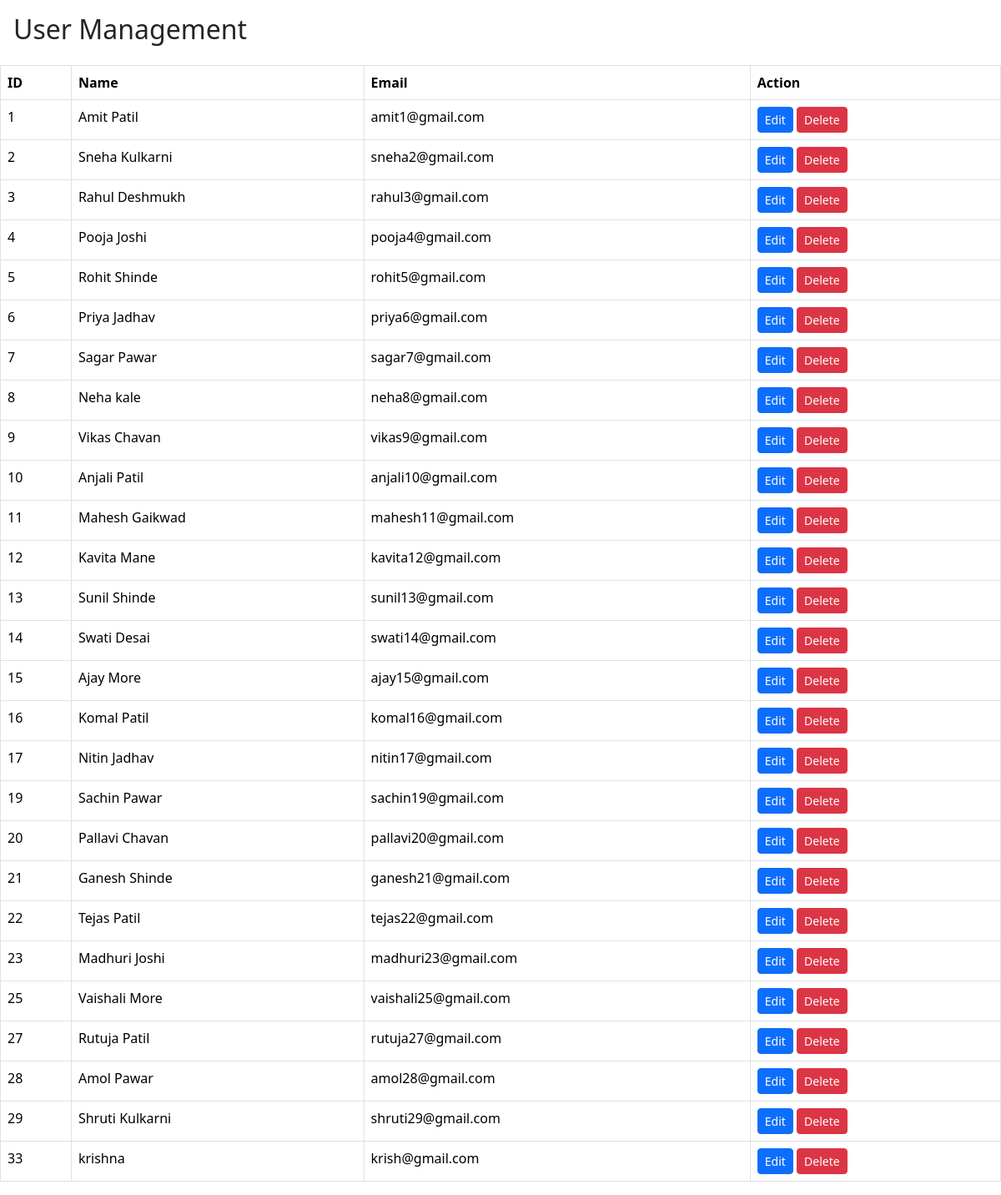
Page /user-manage.php on the committed database.
### tables this page shows
CREATE TABLE `users` (
  `id` int(11) NOT NULL,
  `name` varchar(100) NOT NULL,
  `email` varchar(100) NOT NULL,
  `password` varchar(255) NOT NULL,
  `role` enum('user','admin') DEFAULT 'user',
  `created_at` timestamp NOT NULL DEFAULT current_timestamp()
);

### user-manage.php (the view, shortened to what this page needs)
<?php
include("db.php");
$users = $conn->query("SELECT * FROM users WHERE role='user'");
?>
<!DOCTYPE html>
<html>
<head>
<link href="https://cdn.jsdelivr.net/npm/bootstrap@5.3.2/dist/css/bootstrap.min.css" rel="stylesheet">
</head>
<body>
<h2 class="p-3">User Management</h2>
<table class="table table-bordered">
<tr>
    <th>ID</th><th>Name</th><th>Email</th><th>Action</th>
</tr>
<?php while($row = $users->fetch_assoc()): ?>
<tr>
    <td><?= $row['id'] ?></td>
    <td><?= $row['name'] ?></td>
    <td><?= $row['email'] ?></td>
    <td>
        <a href="edit-user.php?id=<?= $row['id'] ?>" class="btn btn-sm btn-primary">Edit</a>
        <a href="delete-user.php?id=<?= $row['id'] ?>" class="btn btn-sm btn-danger"
           onclick="return confirm('Delete this user?')">Delete</a>
    </td>
</tr>
<?php endwhile; ?>
</table>
</body>
</html>

### rows in the picture
users: id "1", name "Amit Patil", email "amit1@gmail.com"
users: id "2", name "Sneha Kulkarni", email "sneha2@gmail.com"
users: id "3", name "Rahul Deshmukh", email "rahul3@gmail.com"
users: id "4", name "Pooja Joshi", email "pooja4@gmail.com"
users: id "5", name "Rohit Shinde", email "rohit5@gmail.com"
users: id "6", name "Priya Jadhav", email "priya6@gmail.com"
users: id "7", name "Sagar Pawar", email "sagar7@gmail.com"
users: id "8", name "Neha kale", email "neha8@gmail.com"
users: id "9", name "Vikas Chavan", email "vikas9@gmail.com"
users: id "10", name "Anjali Patil", email "anjali10@gmail.com"
users: id "11", name "Mahesh Gaikwad", email "mahesh11@gmail.com"
users: id "12", name "Kavita Mane", email "kavita12@gmail.com"
users: id "13", name "Sunil Shinde", email "sunil13@gmail.com"
users: id "14", name "Swati Desai", email "swati14@gmail.com"
users: id "15", name "Ajay More", email "ajay15@gmail.com"
users: id "16", name "Komal Patil", email "komal16@gmail.com"
users: id "17", name "Nitin Jadhav", email "nitin17@gmail.com"
users: id "19", name "Sachin Pawar", email "sachin19@gmail.com"
users: id "20", name "Pallavi Chavan", email "pallavi20@gmail.com"
users: id "21", name "Ganesh Shinde", email "ganesh21@gmail.com"
users: id "22", name "Tejas Patil", email "tejas22@gmail.com"
users: id "23", name "Madhuri Joshi", email "madhuri23@gmail.com"
users: id "25", name "Vaishali More", email "vaishali25@gmail.com"
users: id "27", name "Rutuja Patil", email "rutuja27@gmail.com"
users: id "28", name "Amol Pawar", email "amol28@gmail.com"
users: id "29", name "Shruti Kulkarni", email "shruti29@gmail.com"
users: id "33", name "krishna", email "krish@gmail.com"
